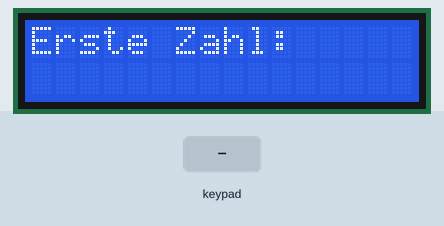
Bench run of a sketch on a simulated Arduino Uno, built with avr-gcc and run on an emulated ATmega328P. Shown: 16×2 character LCD. The inputs (shaded band) are chosen by the test bench.

Above: at 1.2 s.
1.3 s: keypad keys 9 8 7 6 D pressed 0.4 s apart
At 3.2 s:
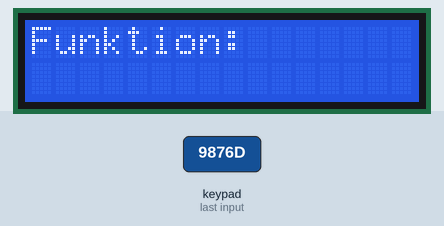
4.8 s: key 'A' pressed
At 6.0 s:
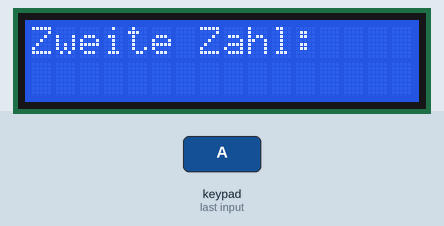
6.3 s: keypad keys 5 4 3 2 D pressed 0.4 s apart
At 8.2 s:
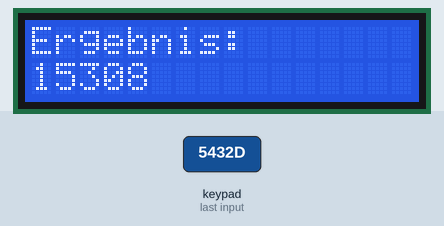
9.8 s: key '1' pressed
12.8 s: key 'D' pressed
At 13.4 s:
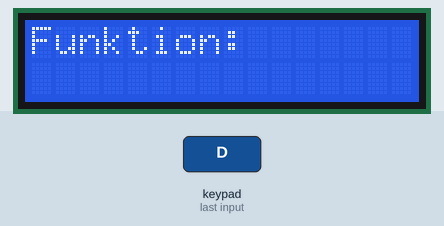
14.6 s: key 'B' pressed
At 15.6 s:
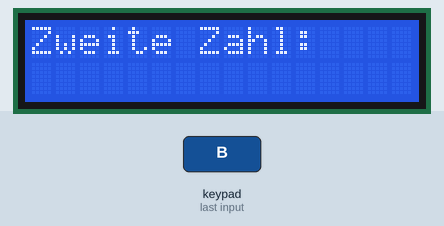
Timing chart, 0 to 17.1 s (numbered marks = the images above; inputs shaded):
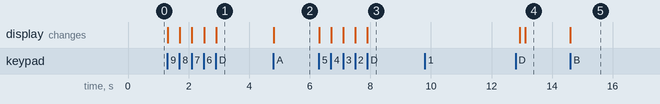

The sketch:

Schaltkreis1Code.ino
```cpp
#include <LiquidCrystal.h>
#include <Keypad.h>

//LCD Display Konstante
const int rs = A0;
const int en = A1;
const int d4 = A2;
const int d5 = A3;
const int d6 = A4;
const int d7 = A5;

//Numpad konstante
const byte ROWS = 4;
const byte COLS = 4;
char hexaKeys[ROWS][COLS] = {
  {'1', '2', '3', 'A'},
  {'4', '5', '6', 'B'},
  {'7', '8', '9', 'C'},
  {'*', '0', '#', 'D'}
};

byte rowPins[ROWS] = {9, 8, 7, 6};
byte colPins[COLS] = {5, 4, 3, 2};

String ersteZahl = "";
String zweiteZahl = "";
String funktion = "";

LiquidCrystal lcd(rs, en, d4, d5, d6, d7);
Keypad customKeypad = Keypad(makeKeymap(hexaKeys), rowPins, colPins, ROWS, COLS);

void setup(){
  lcd.begin(16, 2);
}

void loop(){
  resetLCD();
  lcd.print("Erste Zahl: ");
  String tmpZahl = "";
  while (ersteZahl == "") {
    char customKey = customKeypad.getKey();
    if(customKey == '1' || customKey == '2' ||
      customKey == '3' || customKey == '4' ||
      customKey == '5' || customKey == '6' ||
      customKey == '7' || customKey == '8' ||
      customKey == '9' || customKey == '0') {
  	  tmpZahl += customKey;
      resetLCD();
      lcd.print("Erste Zahl: ");
      lcd.setCursor(0,1);
      lcd.print(tmpZahl.toInt());
    } else if(customKey == 'D'){
      ersteZahl = tmpZahl;
    }
  }

  resetLCD();
  lcd.print("Funktion:");
  while (funktion == "") {
    char customKey = customKeypad.getKey();
    if(customKey == 'A'){
      funktion += "+";
    } else if(customKey == 'B'){
      funktion += "-";
    }
  }

  tmpZahl = "";
  resetLCD();
  lcd.print("Zweite Zahl: ");
  while (zweiteZahl == "") {
    char customKey = customKeypad.getKey();
    if(customKey == '1' || customKey == '2' ||
      customKey == '3' || customKey == '4' ||
      customKey == '5' || customKey == '6' ||
      customKey == '7' || customKey == '8' ||
      customKey == '9' || customKey == '0') {
  	  tmpZahl += customKey;
      resetLCD();
      lcd.print("Zweite Zahl: ");
      lcd.setCursor(0,1);
      lcd.print(tmpZahl.toInt());
    } else if(customKey == 'D'){
      zweiteZahl = tmpZahl;
    }
  }
  resetLCD();
  rechnenUndAnzeigen();
  delay(5000);
  ersteZahl = "";
  zweiteZahl = "";
  funktion = "";
}

void rechnenUndAnzeigen(){
  int ersteZahlInt = ersteZahl.toInt();
  int zweiteZahlInt = zweiteZahl.toInt();

  int ergebnis;
  if(funktion == "+") {
    ergebnis = ersteZahlInt + zweiteZahlInt;
  } else if(funktion == "-") {
    ergebnis = ersteZahlInt - zweiteZahlInt;
  }

  lcd.print("Ergebnis: ");
  lcd.setCursor(0, 1);
  lcd.print(ergebnis);
}

void resetLCD() {
	lcd.clear();
    lcd.setCursor(0,0);
}
```

Measured:
- after the input at 1.3 s, the display: first changes at once (image 1 shows a later state)
- after the input at 4.8 s, the display: changes at once (image 2)
- after the input at 6.3 s, the display: first changes at once (image 3 shows a later state)
- after the input at 9.8 s, every drawn part: stays the same
- after the input at 12.8 s, the display: first differs from a run without the input after 0.31 s (image 4)
- after the input at 14.6 s, the display: changes at once (image 5)
